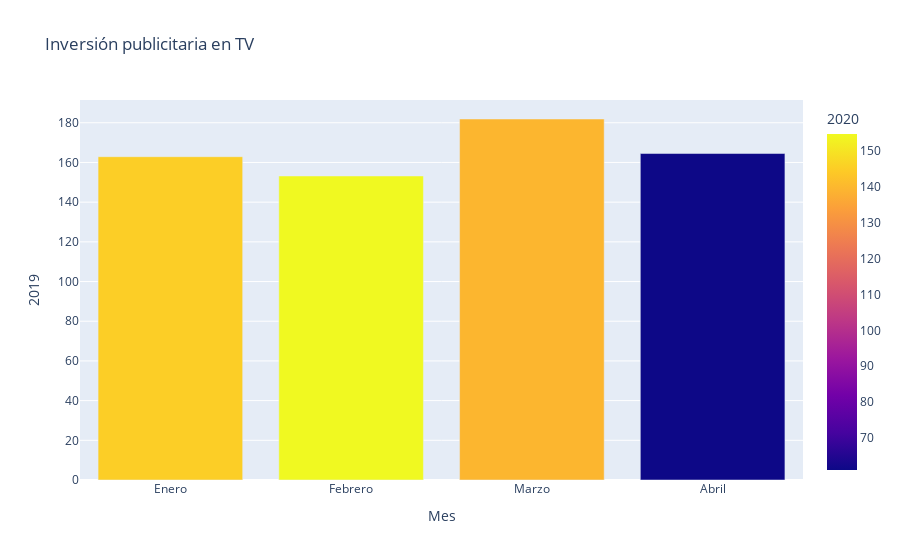

The notebook cell this image was saved under:
### Code cell
fig = px.bar(df_publiTV, x='Mes', y= 2019, color = 2020,  title="Inversión publicitaria en TV")
fig.show()

### Figure 1 — Plotly figure (JSON) as saved in the notebook; plotly's stock layout.template omitted (floating-point values rounded to 4 significant figures)
{"data": [{"alignmentgroup": "True", "hovertemplate": "Mes=%{x}<br>2019=%{y}<br>2020=%{marker.color}<extra></extra>", "legendgroup": "", "marker": {"color": [145.2, 154.8, 139.6, 61], "coloraxis": "coloraxis", "pattern": {"shape": ""}}, "name": "", "offsetgroup": "", "orientation": "v", "showlegend": false, "textposition": "auto", "type": "bar", "x": ["Enero", "Febrero", "Marzo", "Abril"], "xaxis": "x", "y": [162.9, 153.2, 181.9, 164.5], "yaxis": "y"}], "layout": {"barmode": "relative", "coloraxis": {"colorbar": {"title": {"text": "2020"}}, "colorscale": [[0, "#0d0887"], [0.1111, "#46039f"], [0.2222, "#7201a8"], [0.3333, "#9c179e"], [0.4444, "#bd3786"], [0.5556, "#d8576b"], [0.6667, "#ed7953"], [0.7778, "#fb9f3a"], [0.8889, "#fdca26"], [1, "#f0f921"]]}, "legend": {"tracegroupgap": 0}, "title": {"text": "Inversión publicitaria en TV"}, "xaxis": {"anchor": "y", "domain": [0, 1], "title": {"text": "Mes"}}, "yaxis": {"anchor": "x", "domain": [0, 1], "title": {"text": "2019"}}}}
